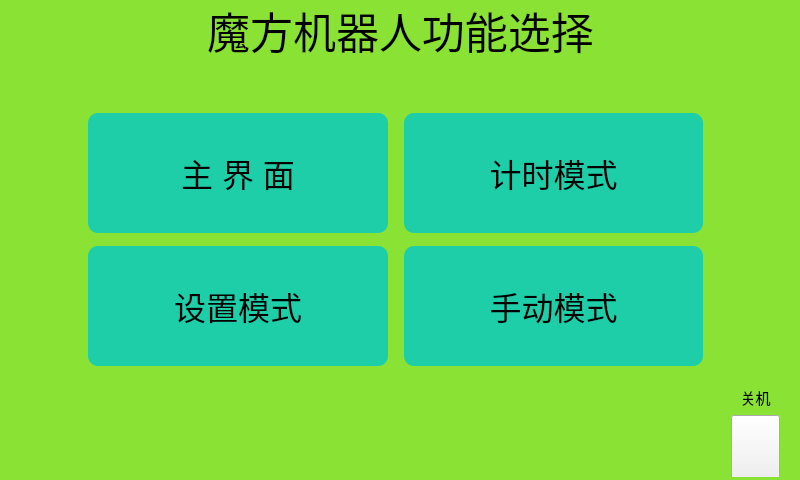
<?xml version="1.0" encoding="UTF-8"?>
<ui version="4.0">
 <class>MainWindow</class>
 <widget class="QMainWindow" name="MainWindow">
  <property name="geometry">
   <rect>
    <x>0</x>
    <y>0</y>
    <width>800</width>
    <height>480</height>
   </rect>
  </property>
  <property name="windowTitle">
   <string>MainWindow</string>
  </property>
  <property name="styleSheet">
   <string notr="true"/>
  </property>
  <widget class="QWidget" name="centralWidget">
   <property name="styleSheet">
    <string notr="true">QWidget#centralWidget{
	background-color: rgb(138, 226, 52);
}</string>
   </property>
   <widget class="QLabel" name="titlelabel">
    <property name="geometry">
     <rect>
      <x>0</x>
      <y>0</y>
      <width>801</width>
      <height>61</height>
     </rect>
    </property>
    <property name="font">
     <font>
      <pointsize>32</pointsize>
     </font>
    </property>
    <property name="text">
     <string>魔方机器人功能选择</string>
    </property>
    <property name="alignment">
     <set>Qt::AlignCenter</set>
    </property>
   </widget>
   <widget class="QWidget" name="widget" native="true">
    <property name="geometry">
     <rect>
      <x>80</x>
      <y>100</y>
      <width>631</width>
      <height>281</height>
     </rect>
    </property>
    <layout class="QGridLayout" name="gridLayout" rowstretch="1,1" columnstretch="1,1" rowminimumheight="1,1" columnminimumwidth="1,1">
     <property name="leftMargin">
      <number>8</number>
     </property>
     <property name="topMargin">
      <number>0</number>
     </property>
     <property name="rightMargin">
      <number>8</number>
     </property>
     <property name="bottomMargin">
      <number>0</number>
     </property>
     <property name="horizontalSpacing">
      <number>16</number>
     </property>
     <property name="verticalSpacing">
      <number>0</number>
     </property>
     <item row="0" column="0">
      <widget class="QPushButton" name="btn_main">
       <property name="minimumSize">
        <size>
         <width>0</width>
         <height>120</height>
        </size>
       </property>
       <property name="font">
        <font>
         <pointsize>24</pointsize>
        </font>
       </property>
       <property name="styleSheet">
        <string notr="true">QPushButton {	
	background-color: rgba(0, 200, 200, 200);
	border-radius: 10px; color: rgb(0,0,0);
}

QPushButton:hover {
	
	background-color: rgba(128, 128, 128, 200);
}

QPushButton:pressed{
	background-color: rgba(128, 128, 128, 255);
}</string>
       </property>
       <property name="text">
        <string>主 界 面</string>
       </property>
      </widget>
     </item>
     <item row="0" column="1">
      <widget class="QPushButton" name="btn_simple">
       <property name="minimumSize">
        <size>
         <width>0</width>
         <height>120</height>
        </size>
       </property>
       <property name="font">
        <font>
         <pointsize>24</pointsize>
        </font>
       </property>
       <property name="styleSheet">
        <string notr="true">QPushButton {	
	background-color: rgba(0, 200, 200, 200);
	border-radius: 10px; color: rgb(0,0,0);
}

QPushButton:hover {
	
	background-color: rgba(128, 128, 128, 200);
}

QPushButton:pressed{
	background-color: rgba(128, 128, 128, 255);
}</string>
       </property>
       <property name="text">
        <string>计时模式</string>
       </property>
      </widget>
     </item>
     <item row="1" column="0">
      <widget class="QPushButton" name="btn_setup">
       <property name="minimumSize">
        <size>
         <width>0</width>
         <height>120</height>
        </size>
       </property>
       <property name="font">
        <font>
         <pointsize>24</pointsize>
        </font>
       </property>
       <property name="styleSheet">
        <string notr="true">QPushButton {	
	background-color: rgba(0, 200, 200, 200);
	border-radius: 10px; color: rgb(0,0,0);
}

QPushButton:hover {
	
	background-color: rgba(128, 128, 128, 200);
}

QPushButton:pressed{
	background-color: rgba(128, 128, 128, 255);
}</string>
       </property>
       <property name="text">
        <string>设置模式</string>
       </property>
      </widget>
     </item>
     <item row="1" column="1">
      <widget class="QPushButton" name="btn_manual">
       <property name="minimumSize">
        <size>
         <width>0</width>
         <height>120</height>
        </size>
       </property>
       <property name="font">
        <font>
         <pointsize>24</pointsize>
        </font>
       </property>
       <property name="styleSheet">
        <string notr="true">QPushButton {	
	background-color: rgba(0, 200, 200, 200);
	border-radius: 10px; color: rgb(0,0,0);
}

QPushButton:hover {
	
	background-color: rgba(128, 128, 128, 200);
}

QPushButton:pressed{
	background-color: rgba(128, 128, 128, 255);
}</string>
       </property>
       <property name="text">
        <string>手动模式</string>
       </property>
      </widget>
     </item>
    </layout>
   </widget>
   <widget class="QWidget" name="layoutWidget">
    <property name="geometry">
     <rect>
      <x>720</x>
      <y>375</y>
      <width>71</width>
      <height>102</height>
     </rect>
    </property>
    <layout class="QVBoxLayout" name="verticalLayout" stretch="0,1">
     <item>
      <widget class="QLabel" name="label">
       <property name="font">
        <font>
         <pointsize>11</pointsize>
        </font>
       </property>
       <property name="text">
        <string>关机</string>
       </property>
       <property name="alignment">
        <set>Qt::AlignCenter</set>
       </property>
      </widget>
     </item>
     <item>
      <widget class="QPushButton" name="btn_shutdown">
       <property name="minimumSize">
        <size>
         <width>0</width>
         <height>68</height>
        </size>
       </property>
       <property name="font">
        <font>
         <pointsize>16</pointsize>
        </font>
       </property>
       <property name="styleSheet">
        <string notr="true">QPushButton {	
	border-image: url(:/new/prefix1/Resources/button_off.png);
}

QPushButton:pressed{
	border-image: url(:/new/prefix1/Resources/button_on.png);
}</string>
       </property>
       <property name="text">
        <string/>
       </property>
      </widget>
     </item>
    </layout>
   </widget>
   <zorder>layoutWidget</zorder>
   <zorder>widget</zorder>
   <zorder>titlelabel</zorder>
  </widget>
 </widget>
 <layoutdefault spacing="6" margin="11"/>
 <resources/>
 <connections/>
</ui>
